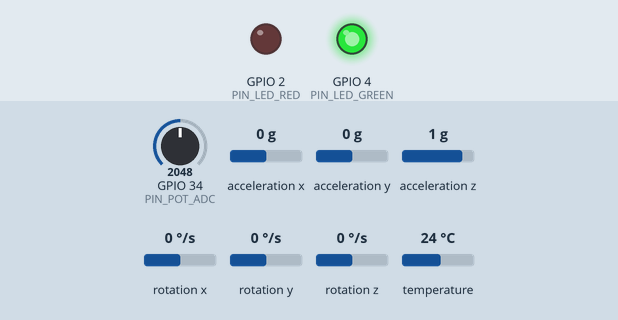
Recording of a sketch running on a simulated ESP32. Shown: output pins drawn as LEDs (lit = HIGH). Inputs (shaded band) come from the test bench; at power-on: acceleration x 0 g, acceleration y 0 g, GPIO 34 (PIN_POT_ADC) = 2048, acceleration z 1 g, rotation x 0 °/s, rotation y 0 °/s, rotation z 0 °/s, temperature 24 °C (analog values on the 0–4095 scale). WiFi joins after 1.5 s; servers stay silent unless stated; the local clock reads 2024-03-15 10:24:30 at power-on unless the sketch sets it; no MQTT or app messages arrive unless stated; what the sketch prints to the serial monitor is not drawn.

Above: at 3.7 s.
3.8 s: acceleration x set to -0.9 g
8.1 s: acceleration x set to -1.2 g
At 9.2 s:
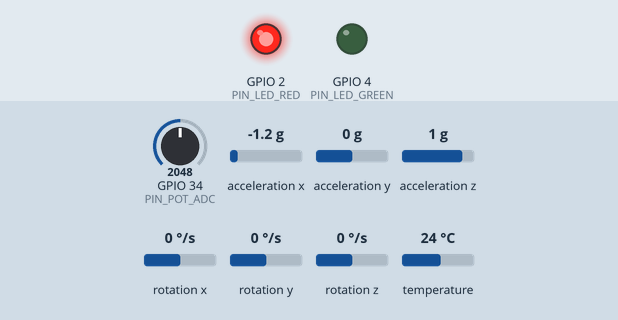
10.8 s: acceleration y set to -0.2 g
16.1 s: acceleration x set to -0.8 g
At 18.0 s:
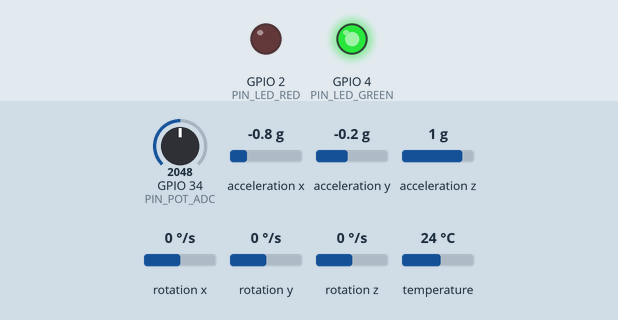
18.8 s: acceleration x set to -1.4 g
At 21.2 s:
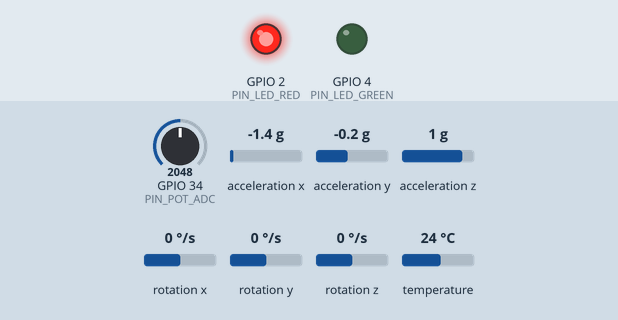
Timing chart, 0 to 22.7 s (numbered marks = the images above; inputs shaded):
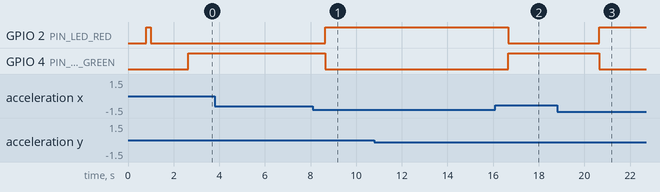

The sketch:

sketch.ino
```cpp
/*
  Edge — ESP32 industrial telemetry node
  Wokwi: MPU6050 @ 0x69, DS1307, pot on 34 as rough "amps", LEDs 4 (green) / 2 (red).
  MQTT JSON every ~2s; ring buffer if broker drops; TCP reset + MQTT backoff on failures.
*/

#define MQTT_MAX_PACKET_SIZE 2048

#include <Arduino.h>
#include <WiFi.h>
#include <PubSubClient.h>
#include <Wire.h>
#include <RTClib.h>
#include <Adafruit_MPU6050.h>
#include <Adafruit_Sensor.h>
#include <cstdio>
#include <cmath>
#include <cstring>

// backlog when mqtt dies or publish() fails (hackathon bonus)
static const int RING_SLOTS = 8;
static const int RING_MSG = 768;
static char ringBuf[RING_SLOTS][RING_MSG];
static int ringHead = 0;
static int ringCount = 0;

// pins = diagram.json
static const int PIN_I2C_SDA = 21;
static const int PIN_I2C_SCL = 22;
static const uint8_t MPU_I2C_ADDR = 0x69;  // AD0 pulled high

static const int PIN_LED_GREEN = 4;
static const int PIN_LED_RED = 2;
static const int PIN_POT_ADC = 34;

// change for your wifi / broker
static const char *WIFI_SSID = "Wokwi-GUEST";
static const char *WIFI_PASSWORD = "";

static const char *MQTT_HOST = "broker.hivemq.com";
static const uint16_t MQTT_PORT = 1883;
static const char *MQTT_TOPIC = "telemetry/CHILLER-01";
static const char *DEVICE_ID = "CHILLER-01";

static const unsigned long PUBLISH_INTERVAL_MS = 2000;
static const float POT_AMPS_MIN = 0.0f;
static const float POT_AMPS_MAX = 20.0f;

WiFiClient wifiClient;
PubSubClient mqtt(wifiClient);
RTC_DS1307 rtc;
Adafruit_MPU6050 mpu;

static void resetMqttTcp() {
  mqtt.disconnect();
  wifiClient.stop();
}

static void ringPush(const char *msg) {
  if (ringCount == RING_SLOTS) {
    ringHead = (ringHead + 1) % RING_SLOTS;
    ringCount--;
    Serial.println("[buffer] full, dropped oldest");
  }
  int slot = (ringHead + ringCount) % RING_SLOTS;
  strncpy(ringBuf[slot], msg, RING_MSG - 1);
  ringBuf[slot][RING_MSG - 1] = '\0';
  ringCount++;
  Serial.printf("[buffer] queued (%d in buffer)\n", ringCount);
}

static void ringFlush() {
  while (mqtt.connected() && ringCount > 0) {
    const char *msg = ringBuf[ringHead];
    for (int i = 0; i < 4; i++) {
      mqtt.loop();
      delay(2);
    }
    if (mqtt.publish(MQTT_TOPIC, msg, false)) {
      Serial.printf("[buffer] flushed (%d left)\n", ringCount - 1);
      ringHead = (ringHead + 1) % RING_SLOTS;
      ringCount--;
      delay(25);
    } else {
      resetMqttTcp();
      break;
    }
  }
}

static bool mpuOk = false;
static bool rtcOk = false;

static inline float potToAmps(int raw12) {
  float t = raw12 / 4095.0f;
  if (t < 0.0f) t = 0.0f;
  if (t > 1.0f) t = 1.0f;
  return POT_AMPS_MIN + t * (POT_AMPS_MAX - POT_AMPS_MIN);
}

static void formatTimestamp(char *out, size_t outLen) {
  if (!rtcOk) {
    snprintf(out, outLen, "1970-01-01T00:00:00.000Z");
    return;
  }
  DateTime now = rtc.now();
  snprintf(out, outLen, "%04u-%02u-%02uT%02u:%02u:%02u.000+01:00",
           now.year(), now.month(), now.day(), now.hour(), now.minute(), now.second());
}

static bool connectWifi() {
  Serial.print("WiFi: connecting to ");
  Serial.println(WIFI_SSID);
  WiFi.mode(WIFI_STA);
  WiFi.begin(WIFI_SSID, WIFI_PASSWORD);
  unsigned long start = millis();
  while (WiFi.status() != WL_CONNECTED && millis() - start < 20000) {
    delay(250);
    Serial.print(".");
  }
  Serial.println();
  if (WiFi.status() != WL_CONNECTED) {
    Serial.println("WiFi: FAILED");
    return false;
  }
  Serial.print("WiFi: OK, IP ");
  Serial.println(WiFi.localIP());
  return true;
}

// one shot connect, no while() blocking wokwi
static bool tryMqttConnect() {
  if (mqtt.connected()) {
    return true;
  }
  Serial.print("MQTT: connecting... ");
  String clientId = String("ecoedge-") + String((uint32_t)ESP.getEfuseMac(), HEX);
  if (mqtt.connect(clientId.c_str())) {
    Serial.println("OK");
    for (int i = 0; i < 10; i++) {
      mqtt.loop();
      delay(5);
    }
    ringFlush();
    return true;
  }
  Serial.print("fail rc=");
  Serial.println(mqtt.state());
  resetMqttTcp();
  return false;
}

static bool buildPayload(char *out, size_t outLen, bool *edgeAnomalyOut) {
  char ts[40];
  formatTimestamp(ts, sizeof(ts));

  sensors_event_t a, g, tempEv;
  float ax = 0, ay = 0, az = 1.0f, gx = 0, gy = 0, gz = 0, tempC = 25.0f;

  if (mpuOk) {
    mpu.getEvent(&a, &g, &tempEv);
    const float g0 = 9.80665f;
    ax = a.acceleration.x / g0;
    ay = a.acceleration.y / g0;
    az = a.acceleration.z / g0;
    const float rad2deg = 57.2957795f;
    gx = g.gyro.x * rad2deg;
    gy = g.gyro.y * rad2deg;
    gz = g.gyro.z * rad2deg;
    tempC = tempEv.temperature;
    if (isnan(tempC) || isinf(tempC)) tempC = 25.0f;
  }

  int potRaw = analogRead(PIN_POT_ADC);
  float amps = potToAmps(potRaw);

  float amag = sqrtf(ax * ax + ay * ay + az * az);
  float gmag = sqrtf(gx * gx + gy * gy + gz * gz);
  bool edge = (fabsf(amag - 1.0f) > 0.45f) || (gmag > 80.0f) || (amps > 17.5f);
  *edgeAnomalyOut = edge;

  int n = snprintf(
      out, outLen,
      "{\"timestamp\":\"%s\",\"device_id\":\"%s\",\"sensors\":{"
      "\"accel_x_g\":%.4f,\"accel_y_g\":%.4f,\"accel_z_g\":%.4f,"
      "\"gyro_x_dps\":%.2f,\"gyro_y_dps\":%.2f,\"gyro_z_dps\":%.2f,"
      "\"temp_c\":%.2f,\"current_amps\":%.3f},\"edge_anomaly\":%s,"
      "\"meta\":{\"fw\":\"wokwi-1.0.0\",\"uptime_s\":%lu}}",
      ts, DEVICE_ID, (double)ax, (double)ay, (double)az, (double)gx, (double)gy, (double)gz,
      (double)tempC, (double)amps, edge ? "true" : "false",
      (unsigned long)(millis() / 1000UL));
  if (n <= 0 || (size_t)n >= outLen) {
    return false;
  }
  return true;
}

static void setLeds(bool wifiOk, bool mqttOk, bool anomaly) {
  if (anomaly) {
    digitalWrite(PIN_LED_RED, HIGH);
    digitalWrite(PIN_LED_GREEN, LOW);
    return;
  }
  digitalWrite(PIN_LED_RED, LOW);
  digitalWrite(PIN_LED_GREEN, (wifiOk && mqttOk) ? HIGH : LOW);
}

void setup() {
  Serial.begin(115200);
  delay(800);

  pinMode(PIN_LED_GREEN, OUTPUT);
  pinMode(PIN_LED_RED, OUTPUT);
  digitalWrite(PIN_LED_GREEN, LOW);
  digitalWrite(PIN_LED_RED, HIGH);
  delay(200);
  digitalWrite(PIN_LED_RED, LOW);

#if defined(ADC_ATTEN_DB_11)
  analogSetAttenuation(ADC_ATTEN_DB_11);
#elif defined(ADC_11db)
  analogSetAttenuation(ADC_11db);
#endif
  analogReadResolution(12);

  Wire.begin(PIN_I2C_SDA, PIN_I2C_SCL);
  Wire.setClock(100000);

  rtcOk = rtc.begin();
  if (!rtcOk) {
    Serial.println("RTC: not found (check DS1307 wiring / I2C)");
  } else {
    // DS1307: no lostPower() — if year garbage, stamp once from compile time
    DateTime now = rtc.now();
    if (now.year() < 2020 || now.year() > 2038) {
      Serial.println("RTC: invalid date — setting compile time once");
      rtc.adjust(DateTime(F(__DATE__), F(__TIME__)));
    }
  }

  mpuOk = mpu.begin(MPU_I2C_ADDR, &Wire, 0);
  if (!mpuOk) {
    Serial.println("MPU6050: not found at 0x69 (check AD0->3V3 and wiring)");
  } else {
    mpu.setAccelerometerRange(MPU6050_RANGE_8_G);
    mpu.setGyroRange(MPU6050_RANGE_500_DEG);
    mpu.setFilterBandwidth(MPU6050_BAND_21_HZ);
    Serial.println("MPU6050: OK @ 0x69");
  }

  mqtt.setServer(MQTT_HOST, MQTT_PORT);
  mqtt.setBufferSize(2048);

  if (!connectWifi()) {
    Serial.println("Boot: WiFi failed — will retry in loop");
  }

  Serial.println("Setup done.");
}

void loop() {
  static unsigned long lastPub = 0;
  static bool lastAnomaly = false;
  static bool prevWifiOk = false;
  static unsigned long lastMqttTry = 0;
  static unsigned long mqttBackoffMs = 2500UL;
  const unsigned long MQTT_BACKOFF_INITIAL = 2500UL;
  const unsigned long MQTT_BACKOFF_MAX = 30000UL;

  bool wifiOk = (WiFi.status() == WL_CONNECTED);
  if (!wifiOk) {
    connectWifi();
    wifiOk = (WiFi.status() == WL_CONNECTED);
  }

  if (wifiOk && !prevWifiOk) {
    mqttBackoffMs = MQTT_BACKOFF_INITIAL;
    lastMqttTry = 0;
  }
  prevWifiOk = wifiOk;

  if (wifiOk && !mqtt.connected()) {
    unsigned long now = millis();
    if (lastMqttTry == 0 || now - lastMqttTry >= mqttBackoffMs) {
      lastMqttTry = now;
      if (tryMqttConnect()) {
        mqttBackoffMs = MQTT_BACKOFF_INITIAL;
      } else {
        mqttBackoffMs *= 2;
        if (mqttBackoffMs > MQTT_BACKOFF_MAX) {
          mqttBackoffMs = MQTT_BACKOFF_MAX;
        }
      }
    }
  }

  if (wifiOk && mqtt.connected()) {
    ringFlush();
  }

  bool anomaly = false;
  char payload[768];

  if (millis() - lastPub >= PUBLISH_INTERVAL_MS) {
    lastPub = millis();
    if (!buildPayload(payload, sizeof(payload), &anomaly)) {
      Serial.println("JSON: build failed");
    } else {
      lastAnomaly = anomaly;
      if (mqtt.connected()) {
        for (int i = 0; i < 5; i++) {
          mqtt.loop();
          delay(2);
        }
        size_t len = strlen(payload);
        if (!mqtt.publish(MQTT_TOPIC, payload, false)) {
          Serial.printf("MQTT publish failed len=%u state=%d\n", (unsigned)len, mqtt.state());
          resetMqttTcp();
          ringPush(payload);
        } else {
          Serial.println(payload);
        }
      } else {
        ringPush(payload);
        Serial.println("MQTT: offline, queued to buffer");
      }
    }
  }

  bool mqttOk = mqtt.connected();
  setLeds(wifiOk, mqttOk, lastAnomaly);
  mqtt.loop();
  delay(5);
}
```

Measured:
- the behaviour switches between -1 and -1.1 g on acceleration x (found by bisection; images 0 and 1)
- after the input at 3.8 s, every drawn part: stays the same
- after the input at 8.1 s, GPIO 2 (PIN_LED_RED): LOW → HIGH after 0.55 s; GPIO 4 (PIN_LED_GREEN): HIGH → LOW after 0.55 s
- after the input at 10.8 s, every drawn part: stays the same
- after the input at 16.1 s, GPIO 2 (PIN_LED_RED): HIGH → LOW after 0.56 s; GPIO 4 (PIN_LED_GREEN): LOW → HIGH after 0.56 s
- after the input at 18.8 s, GPIO 2 (PIN_LED_RED): LOW → HIGH after 1.9 s; GPIO 4 (PIN_LED_GREEN): HIGH → LOW after 1.9 s
